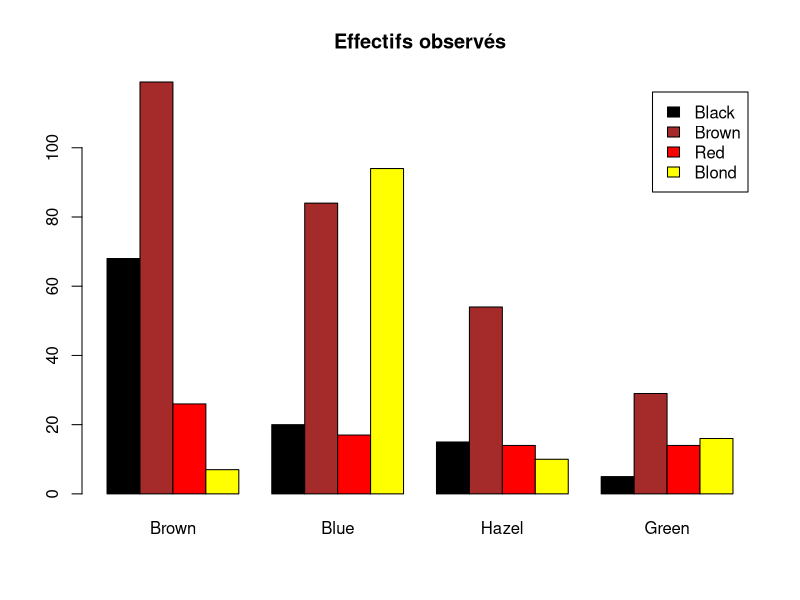
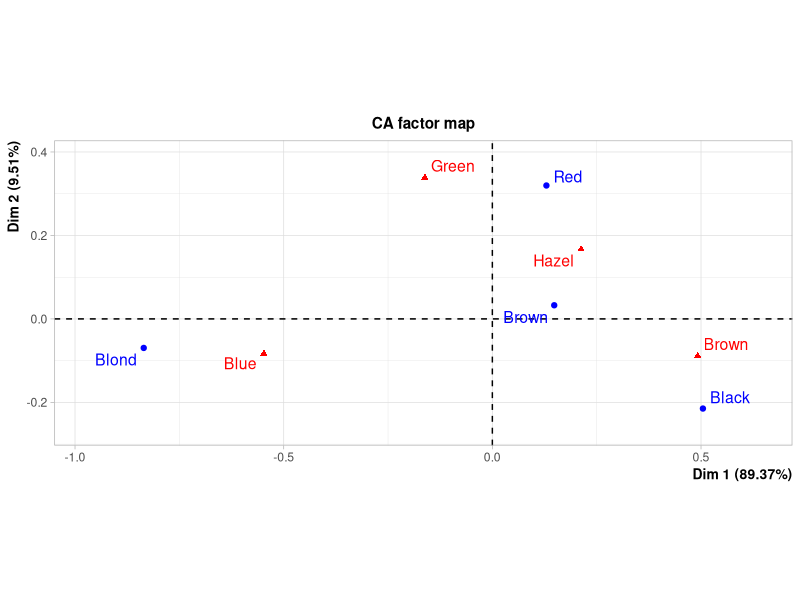
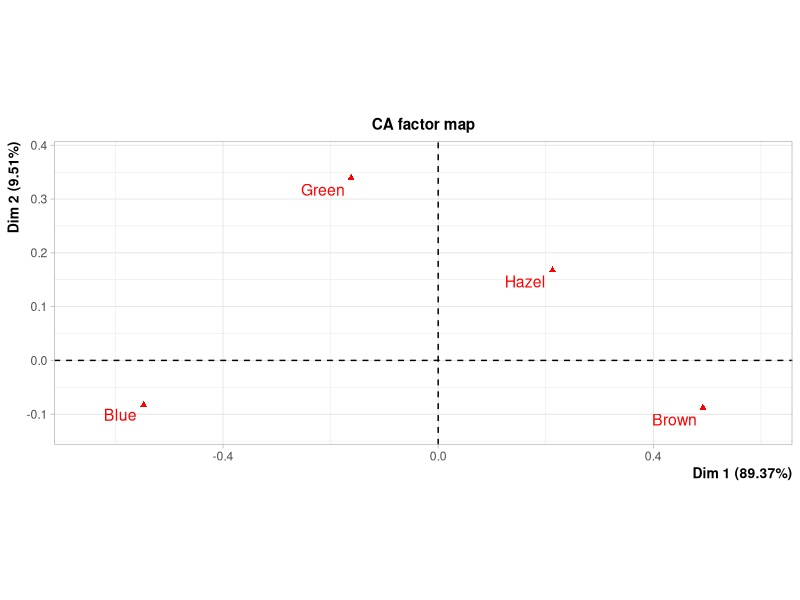
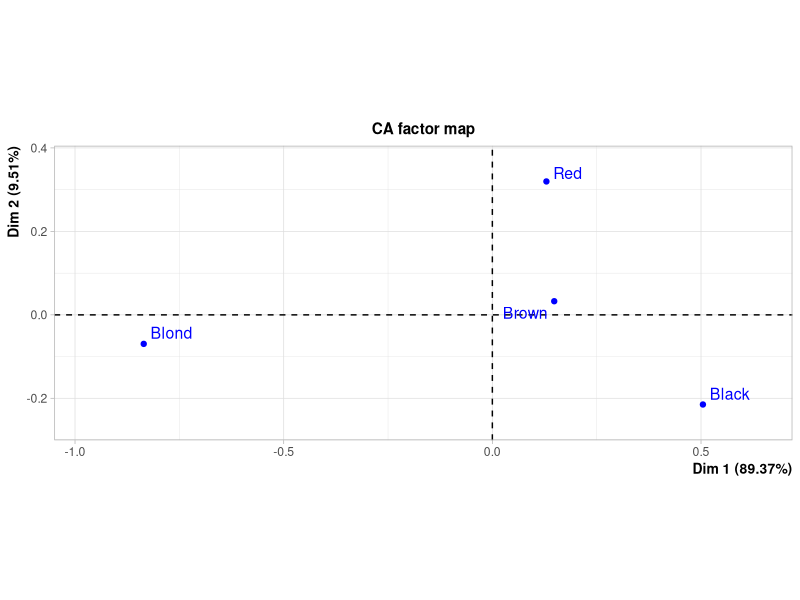
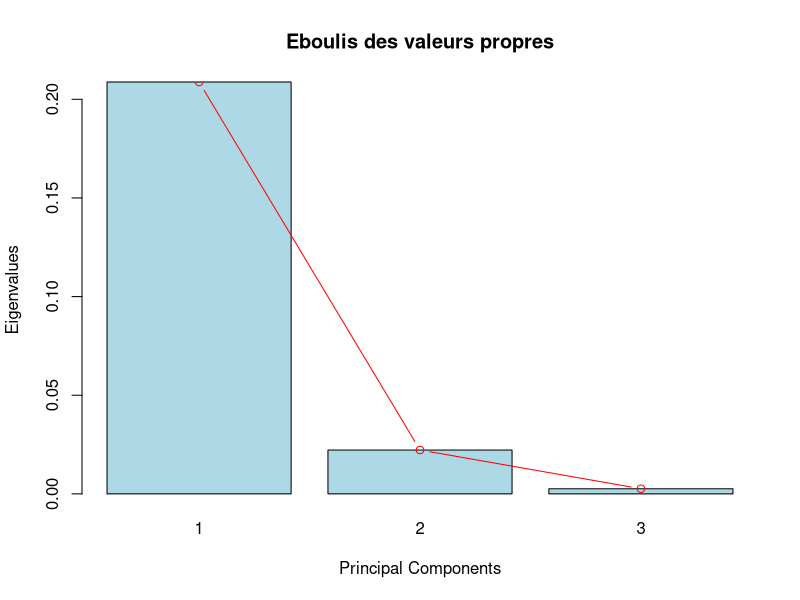
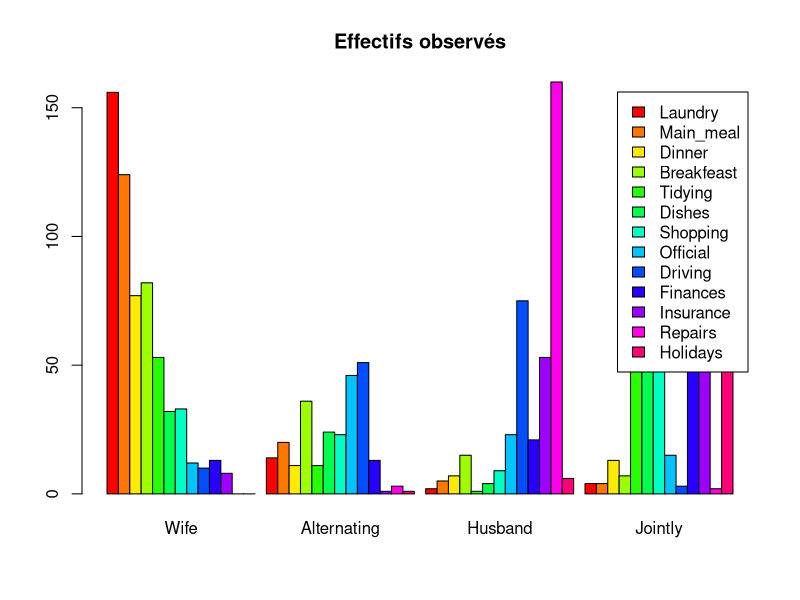
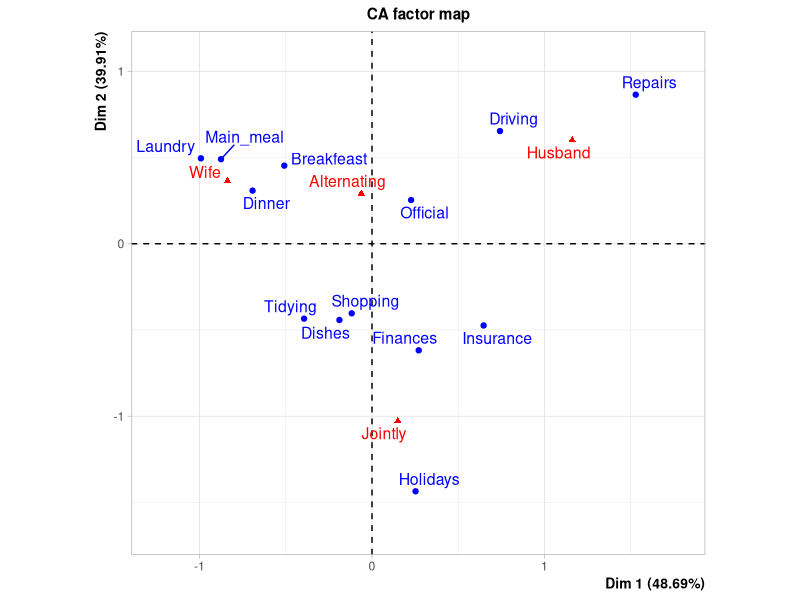
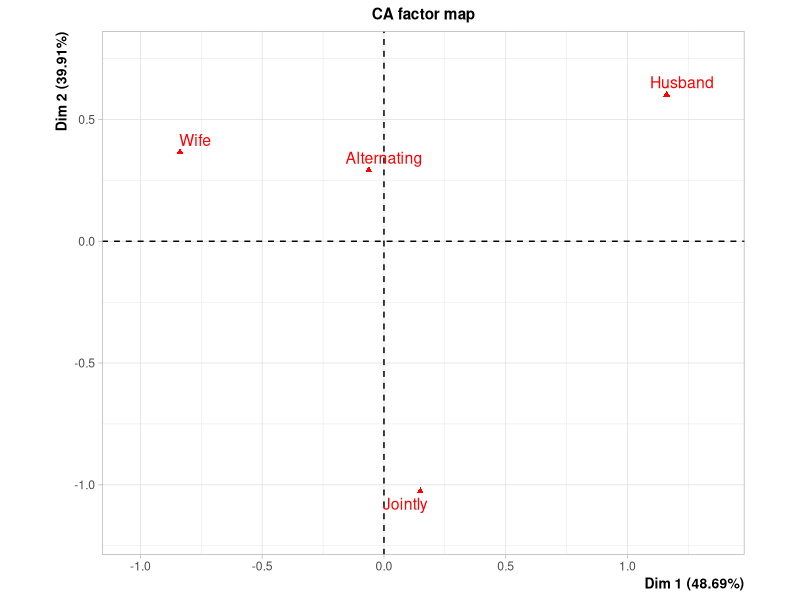

Generate these figures, in order, with R:
## ---- chunk 1
knitr::opts_chunk$set(echo = TRUE)
## ---- chunk 2
rm(list=ls())
library(FactoMineR)
## ---- chunk 3
data("HairEyeColor")
## ---- chunk 4
HairEyeColor
## ---- chunk 5
data <- apply(HairEyeColor, c(1, 2), sum)
n <- sum(data)
data
## ---- chunk 6
barplot(data,beside=TRUE,legend.text =rownames(data),main="Effectifs observés",col=c("black","brown","red","yellow"))
## ---- chunk 7
test <- chisq.test(data)
test
## ---- chunk 8
test$expected

n_cases <- ncol(data) * nrow(data)
contrib_moy <- 100/n_cases
contrib_moy
## ---- chunk 9
contribs <- (test$observed - test$expected)**2 / test$expected * 100/test$statistic
contribs 
## ---- chunk 10
prob <- data/sum(data)
prob
## ---- chunk 11
marginale_ligne <- apply(prob, 1, sum)
profil_ligne <- prob / marginale_ligne
profil_ligne_moyen <- apply(prob, 2, sum)

marginale_ligne
profil_ligne
profil_ligne_moyen
## ---- chunk 12
marginale_colonne <- apply(prob, 2, sum)
profil_colonne <- t(t(prob) / marginale_colonne)
profil_colonne_moyen <- apply(prob, 1, sum)

marginale_colonne
profil_colonne
profil_colonne_moyen
## ---- chunk 13
inertie <- test$statistic/sum(data)
inertie
## ---- chunk 14
library(FactoMineR)
res.afc<-CA(data)

summary(res.afc)

plot(res.afc, invisible = "row")
plot(res.afc, invisible = "col")

## ---- chunk 15

## ---- chunk 16
eigen_values <- res.afc$eig

bplot <- barplot(
  eigen_values[, 1], 
  names.arg = 1:nrow(eigen_values),
  main = "Eboulis des valeurs propres",
  xlab = "Principal Components",
  ylab = "Eigenvalues",
  col = "lightblue"
)
lines(x = bplot, eigen_values[, 1], type = "b", col = "red")
abline(h=1, col = "darkgray", lty = 5)
## ---- chunk 17
data<-read.table("housetasks.csv",sep=";",header = TRUE)
data
## ---- chunk 18

barplot(as.matrix(data),beside=TRUE,legend.text=rownames(data),main="Effectifs observés",col=rainbow(length(rownames(data))))
## ---- chunk 19
data_house <- apply(data, c(1, 2), sum)
test_house <- chisq.test(data_house)
test_house
## ---- chunk 20
test_house$expected

n_cases <- ncol(data_house) * nrow(data_house)
contrib_moy_house <- 100/n_cases
contrib_moy_house
## ---- chunk 21
contrib_house <- (test_house$observed - test_house$expected)**2 / test_house$expected * 100/test_house$statistic
contrib_house
## ---- chunk 22
proba_house <- data_house / sum(data_house)
proba_house
## ---- chunk 23
marginale_ligne <- apply(proba_house, 1, sum)
profil_ligne <- proba_house / marginale_ligne
profil_ligne_moyen <- apply(proba_house, 2, sum)

marginale_ligne
profil_ligne
profil_ligne_moyen
## ---- chunk 24
marginale_colonne <- apply(proba_house, 2, sum)
profil_colonne <- t(t(proba_house) / marginale_colonne)
profil_colonne_moyen <- apply(proba_house, 1, sum)

marginale_colonne
profil_colonne
profil_colonne_moyen
## ---- chunk 25
inertie <- test_house$statistic / sum(data_house)
inertie
## ---- chunk 26
res.afc<-CA(data)

summary(res.afc,nbelements = Inf)

plot(res.afc, invisible = "row")
plot(res.afc, invisible = "col")

## ---- chunk 27
eigen_values <- res.afc$eig

bplot <- barplot(
  eigen_values[, 1], 
  names.arg = 1:nrow(eigen_values),
  main = "Eboulis des valeurs propres",
  xlab = "Principal Components",
  ylab = "Eigenvalues",
  col = "lightblue"
)
lines(x = bplot, eigen_values[, 1], type = "b", col = "red")
abline(h=1, col = "darkgray", lty = 5)
